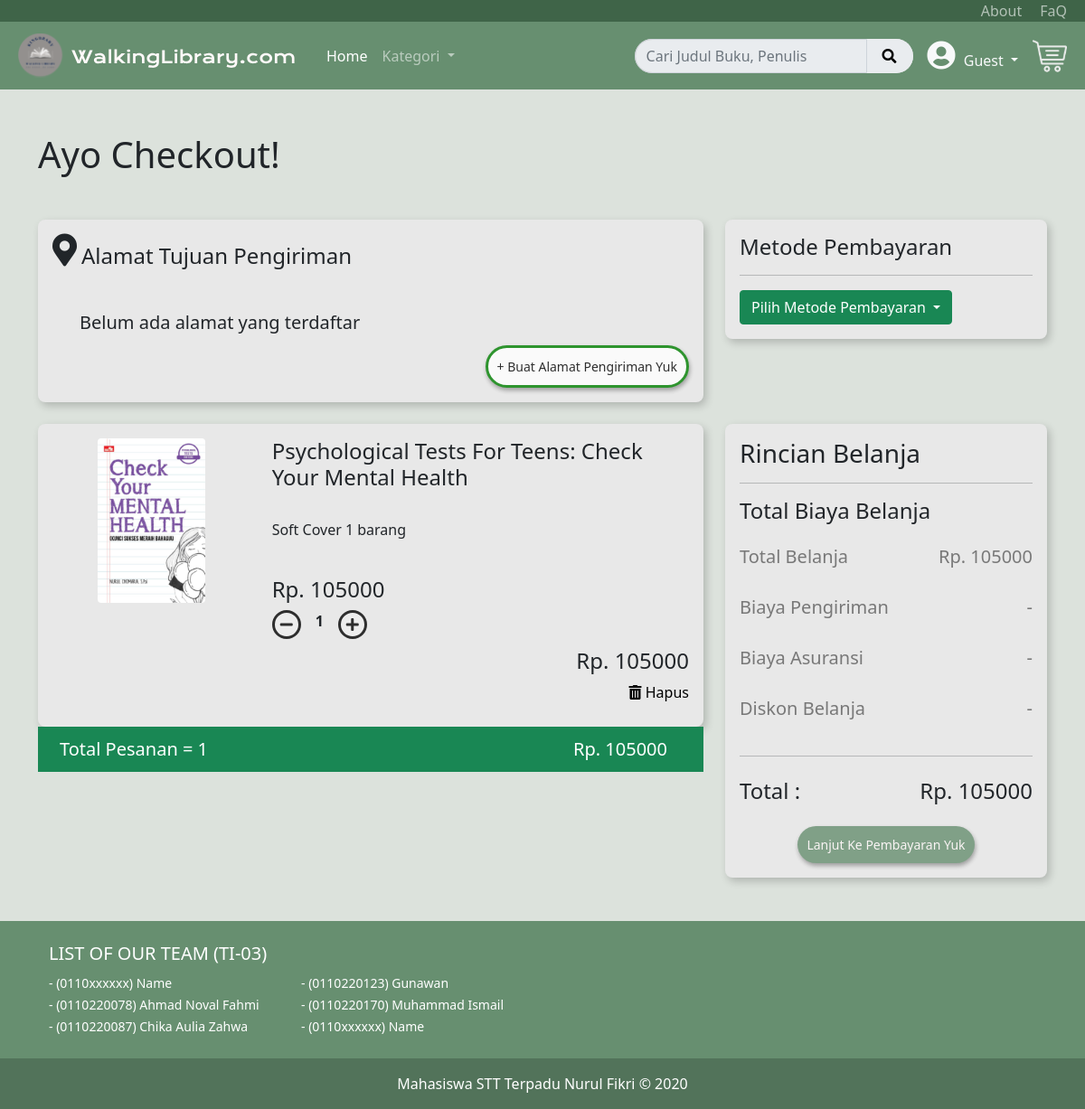
The app's page /index.php/home/checkout/4 with its own data.
### tables this page shows
CREATE TABLE `buku` (
  `id` int(11) NOT NULL,
  `gambar` varchar(255) DEFAULT NULL,
  `nama` varchar(255) NOT NULL,
  `deskripsi_buku` text NOT NULL,
  `jml_halaman` varchar(10) NOT NULL,
  `penerbit` varchar(150) NOT NULL,
  `penulis` varchar(150) NOT NULL,
  `tgl_terbit` date NOT NULL,
  `berat` varchar(10) NOT NULL,
  `isbn` varchar(50) DEFAULT NULL,
  `lebar` varchar(10) NOT NULL,
  `bahasa` varchar(20) NOT NULL,
  `panjang` varchar(10) NOT NULL,
  `harga` int(10) NOT NULL
);

### application/controllers/Home.php (called while the page is built, shortened)
<?php
class Home extends CI_Controller {
	public function __construct()
	{
		$this->load->model('bukuModel','buku');
	}
	public function checkout($id)
	{
		$data['title'] = 'Checkout';
		$data['buku'] = $this->buku->get_id($id);
		$this->load->view('home/layouts/navbar.php', $data);
		$this->load->view('home/checkout.php');
		$this->load->view('home/layouts/footer.php');
	}
}

### index.php (called while the page is built, shortened)
<?php
require_once BASEPATH.'core/CodeIgniter.php';

### application/models/bukuModel.php (called while the page is built, shortened)
<?php
class bukuModel extends CI_Model {
    public function get_id($id)
    {
        $this->db->where('id', $id);
        $query = $this->db->get('buku');
        return $query->row();
    }
}

### application/views/home/checkout.php (the view, shortened to what this page needs)
<div class="container pt-5">
    <h1>Ayo Checkout!</h1>
    <div class="row mt-5">
        <div class="col-sm-8 pb-4">
            <div class="kotak">
                <div class="d-flex justify-content-start">
                    <i class="fas fa-map-marker-alt" style="font-size: 3vw;"></i> <h4 style="padding: 10px 5px;"> Alamat Tujuan Pengiriman</h4>
                </div>
                <br>
                <div style="padding: 5px 30px">
                    <h5>Belum ada alamat yang terdaftar</h5>
                </div>
                <div class="d-flex justify-content-end">
                    <button class="btn-sm btnBeliSekarang bg-white text-black" style="border-style: solid; border-color: green;">+ Buat Alamat Pengiriman Yuk</button>
                </div>
            </div>
        </div>
        <div class="col-sm">
            <div class="kotak">
                <h4 class="d-flex justify-content-start">Metode Pembayaran</h4>
                <hr>
                <div class="dropdown">
                    <button class="btn btn-success dropdown-toggle" type="button" id="dropdownMenuButton2" data-bs-toggle="dropdown" aria-expanded="false">
                        Pilih Metode Pembayaran
                    </button>
                </div>
            </div>
        </div>
    </div>
    <div class="row">
        <div class="col-sm-8">
            <div class="kotak">
                <div class="row">
                    <div class="col-sm-4">
                        <img src="<?php echo base_url('public/gambar/').$buku->gambar; ?>" class="img-fluid rounded mx-auto d-block" alt="...">
                    </div>
                    <div class="col-sm">
                        <h4><?= $buku->nama; ?></h4>
                        <br>
                        <p>Soft Cover 1 barang</p>
                        <br>
                        <h4>Rp. <?= $buku->harga; ?></h4>
                        <div class="d-flex justify-content-start">
                            <button class="mines"><i class="fas fa-minus"></i></button>
                            <p class="px-3 value">    1   </p>
                            <button class="plus"><i class="fas fa-plus"></i></button>
                        </div>
                        <div class="d-flex justify-content-end">
                            <h4>Rp. <?= $buku->harga; ?></h4>
                        </div>
                        <div class="d-flex justify-content-end hapus">
                            <a href="#!"><i class="fas fa-trash-alt"></i> Hapus</a>
                        </div>
                    </div>
                </div>
            </div>
            <div class="row">
                <div class="col-sm">
                    <div class="navbar navbar-light bg-success">
                        <div class="container-fluid">
                            <span class="navbar-brand mb-0 h1 text-white">Total Pesanan = 1</span>
                            <span class="navbar-brand mb-0 h1 text-white">Rp. <?= $buku->harga; ?></span>
                        </div>
                    </div>
                </div>
            </div>
        </div>
        <div class="col-sm">
            <div class="kotak">
                <h3 class="d-flex justify-content-start">Rincian Belanja</h3>
                <hr>
                <h4 class="d-flex justify-content-start pb-2">Total Biaya Belanja</h4>
                <div class="checkoutFont pt-2 pb-3 d-flex justify-content-between">
                    <h5>Total Belanja</h5>
                    <h5>Rp. <?= $buku->harga; ?></h5>
                </div>
                <div class="checkoutFont pt-2 pb-3 d-flex justify-content-between">
                    <h5>Biaya Pengiriman</h5>
                    <h5>-</h5>
                </div>
                <div class="checkoutFont pt-2 pb-3 d-flex justify-content-between">
                    <h5>Biaya Asuransi</h5>
                    <h5>-</h5>
                </div>
                <div class="checkoutFont pt-2 pb-3 d-flex justify-content-between">
                    <h5>Diskon Belanja</h5>
                    <h5>-</h5>
                </div>
                <hr>
                <div class="checkoutFont pt-2 pb-3 d-flex justify-content-between">
                    <h4>Total : </h4>
                    <h4>Rp. <?= $buku->harga; ?></h4>
                </div>
                <div class="checkoutFont d-flex justify-content-center">
                    <button class="btn-sm btnBeliSekarang">Lanjut Ke Pembayaran Yuk</button>
                </div>
            </div>
        </div>
    </div>
</div>

### public/css/style.css (style rules this page uses)
body { background-color: #DCE2DC; }
.kotak { padding: 1rem; width: auto; background-color: #E8E8E8; box-shadow: 3px 4px 10px rgba(0,0,0,0.2); border-radius: 8px; }
.btnBeliSekarang { color: #FFF8F8; padding: 10px; border: none; background-color: #678F70; border-radius: 25px; box-shadow: 1px 3px 5px rgba(0,0,0,0.4); opacity: 0.8; transition: 0.2s; }
.kotak .plus { border: solid black; margin-bottom: 10px; border-radius: 50%; opacity: 0.8; transition: 0.2s; }
.kotak .mines { border: solid black; margin-bottom: 10px; border-radius: 50%; opacity: 0.8; transition: 0.2s; }
.value { font-weight: bold; }
.hapus a { text-decoration: none; color: black; margin-bottom: 10px; }
.checkoutFont h5 { color: #787878; }

### records on screen
buku: gambar (picture), nama "Psychological Tests For Teens: Check Your Mental Health", harga "105000"

### other values on screen
$email "Guest"
